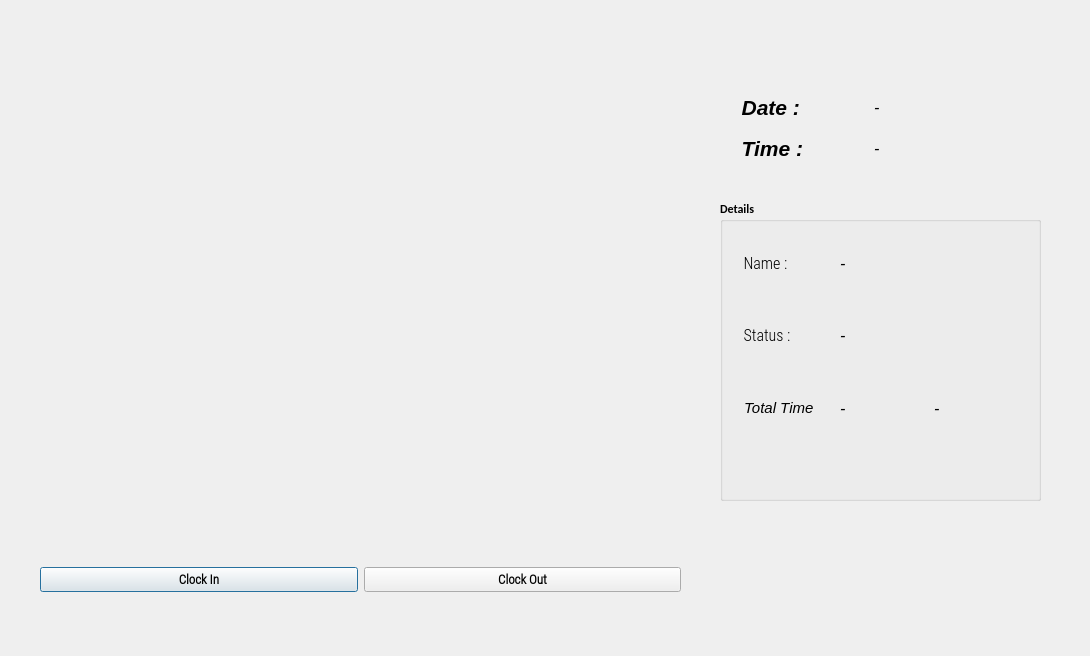
<?xml version="1.0" encoding="UTF-8"?>
<ui version="4.0">
 <class>OutputDialog</class>
 <widget class="QDialog" name="OutputDialog">
  <property name="geometry">
   <rect>
    <x>0</x>
    <y>0</y>
    <width>1090</width>
    <height>656</height>
   </rect>
  </property>
  <property name="minimumSize">
   <size>
    <width>0</width>
    <height>0</height>
   </size>
  </property>
  <property name="maximumSize">
   <size>
    <width>1280</width>
    <height>720</height>
   </size>
  </property>
  <property name="font">
   <font>
    <family>Calibri</family>
    <weight>75</weight>
    <bold>true</bold>
   </font>
  </property>
  <property name="windowTitle">
   <string>Face Recognition Attendance App</string>
  </property>
  <property name="windowIcon">
   <iconset resource="resource.qrc">
    <normaloff>:/icon/icon.png</normaloff>:/icon/icon.png</iconset>
  </property>
  <property name="styleSheet">
   <string notr="true">background-image: url(:/logo/IMG_7391.jpg);</string>
  </property>
  <widget class="QLabel" name="imgLabel">
   <property name="geometry">
    <rect>
     <x>40</x>
     <y>30</y>
     <width>640</width>
     <height>480</height>
    </rect>
   </property>
   <property name="minimumSize">
    <size>
     <width>4</width>
     <height>0</height>
    </size>
   </property>
   <property name="maximumSize">
    <size>
     <width>640</width>
     <height>480</height>
    </size>
   </property>
   <property name="styleSheet">
    <string notr="true">background-image: url(:/logo/xbsfzsltjksfompa.jpg);</string>
   </property>
   <property name="text">
    <string/>
   </property>
  </widget>
  <widget class="QWidget" name="horizontalLayoutWidget">
   <property name="geometry">
    <rect>
     <x>40</x>
     <y>540</y>
     <width>641</width>
     <height>80</height>
    </rect>
   </property>
   <layout class="QHBoxLayout" name="horizontalLayout">
    <item>
     <widget class="QPushButton" name="ClockInButton">
      <property name="font">
       <font>
        <family>Roboto Condensed Light</family>
        <pointsize>10</pointsize>
        <weight>75</weight>
        <bold>true</bold>
       </font>
      </property>
      <property name="styleSheet">
       <string notr="true">background-image: url(:/logo/back1.png);</string>
      </property>
      <property name="text">
       <string>Clock In</string>
      </property>
      <property name="checkable">
       <bool>true</bool>
      </property>
     </widget>
    </item>
    <item>
     <widget class="QPushButton" name="ClockOutButton">
      <property name="font">
       <font>
        <family>Roboto Condensed Light</family>
        <pointsize>10</pointsize>
        <weight>75</weight>
        <bold>true</bold>
       </font>
      </property>
      <property name="styleSheet">
       <string notr="true">background-image: url(:/logo/back1.png);</string>
      </property>
      <property name="text">
       <string>Clock Out</string>
      </property>
      <property name="checkable">
       <bool>true</bool>
      </property>
     </widget>
    </item>
   </layout>
  </widget>
  <widget class="QWidget" name="gridLayoutWidget">
   <property name="geometry">
    <rect>
     <x>730</x>
     <y>90</y>
     <width>281</width>
     <height>75</height>
    </rect>
   </property>
   <layout class="QGridLayout" name="gridLayout_2">
    <item row="0" column="0">
     <widget class="QLabel" name="label">
      <property name="font">
       <font>
        <family>Arial</family>
        <pointsize>16</pointsize>
        <weight>75</weight>
        <italic>true</italic>
        <bold>true</bold>
       </font>
      </property>
      <property name="styleSheet">
       <string notr="true">background-image: url(:/logo/back1.png);</string>
      </property>
      <property name="text">
       <string>  Date :</string>
      </property>
     </widget>
    </item>
    <item row="0" column="1">
     <widget class="QLabel" name="Date_Label">
      <property name="font">
       <font>
        <family>Arial</family>
        <pointsize>12</pointsize>
        <weight>50</weight>
        <italic>true</italic>
        <bold>false</bold>
       </font>
      </property>
      <property name="styleSheet">
       <string notr="true">background-image: url(:/logo/back1.png);</string>
      </property>
      <property name="text">
       <string>-</string>
      </property>
     </widget>
    </item>
    <item row="1" column="0">
     <widget class="QLabel" name="label_2">
      <property name="font">
       <font>
        <family>Arial</family>
        <pointsize>16</pointsize>
        <weight>75</weight>
        <italic>true</italic>
        <bold>true</bold>
       </font>
      </property>
      <property name="styleSheet">
       <string notr="true">background-image: url(:/logo/back1.png);</string>
      </property>
      <property name="text">
       <string>  Time :</string>
      </property>
     </widget>
    </item>
    <item row="1" column="1">
     <widget class="QLabel" name="Time_Label">
      <property name="font">
       <font>
        <family>Arial</family>
        <pointsize>12</pointsize>
        <weight>50</weight>
        <italic>true</italic>
        <bold>false</bold>
       </font>
      </property>
      <property name="styleSheet">
       <string notr="true">background-image: url(:/logo/back1.png);</string>
      </property>
      <property name="text">
       <string>-</string>
      </property>
     </widget>
    </item>
   </layout>
  </widget>
  <widget class="QGroupBox" name="groupBox">
   <property name="geometry">
    <rect>
     <x>720</x>
     <y>200</y>
     <width>321</width>
     <height>301</height>
    </rect>
   </property>
   <property name="styleSheet">
    <string notr="true">background-image: url(:/logo/IMG-7395.JPG);</string>
   </property>
   <property name="title">
    <string>Details</string>
   </property>
   <widget class="QWidget" name="verticalLayoutWidget">
    <property name="geometry">
     <rect>
      <x>20</x>
      <y>30</y>
      <width>151</width>
      <height>211</height>
     </rect>
    </property>
    <layout class="QVBoxLayout" name="verticalLayout">
     <item>
      <widget class="QLabel" name="label_3">
       <property name="font">
        <font>
         <family>Roboto Condensed Light</family>
         <pointsize>12</pointsize>
         <weight>50</weight>
         <bold>false</bold>
        </font>
       </property>
       <property name="styleSheet">
        <string notr="true">background-image: url(:/logo/back1.png);</string>
       </property>
       <property name="text">
        <string> Name : </string>
       </property>
      </widget>
     </item>
     <item>
      <widget class="QLabel" name="label_4">
       <property name="font">
        <font>
         <family>Roboto Condensed Light</family>
         <pointsize>12</pointsize>
         <weight>50</weight>
         <bold>false</bold>
        </font>
       </property>
       <property name="styleSheet">
        <string notr="true">background-image: url(:/logo/back1.png);</string>
       </property>
       <property name="text">
        <string> Status :</string>
       </property>
      </widget>
     </item>
     <item>
      <widget class="QLabel" name="label_5">
       <property name="font">
        <font>
         <family>Arial</family>
         <pointsize>11</pointsize>
         <weight>50</weight>
         <italic>true</italic>
         <bold>false</bold>
        </font>
       </property>
       <property name="styleSheet">
        <string notr="true">background-image: url(:/logo/back1.png);</string>
       </property>
       <property name="text">
        <string> Total Time</string>
       </property>
      </widget>
     </item>
    </layout>
   </widget>
   <widget class="QWidget" name="verticalLayoutWidget_2">
    <property name="geometry">
     <rect>
      <x>120</x>
      <y>30</y>
      <width>181</width>
      <height>211</height>
     </rect>
    </property>
    <layout class="QVBoxLayout" name="verticalLayout_2">
     <item>
      <widget class="QLabel" name="NameLabel">
       <property name="font">
        <font>
         <family>Arial</family>
         <pointsize>12</pointsize>
         <weight>50</weight>
         <italic>true</italic>
         <bold>false</bold>
        </font>
       </property>
       <property name="styleSheet">
        <string notr="true">background-image: url(:/logo/back1.png);</string>
       </property>
       <property name="text">
        <string>-</string>
       </property>
      </widget>
     </item>
     <item>
      <widget class="QLabel" name="StatusLabel">
       <property name="font">
        <font>
         <family>Arial</family>
         <pointsize>12</pointsize>
         <weight>50</weight>
         <italic>true</italic>
         <bold>false</bold>
        </font>
       </property>
       <property name="styleSheet">
        <string notr="true">background-image: url(:/logo/back1.png);</string>
       </property>
       <property name="text">
        <string>-</string>
       </property>
      </widget>
     </item>
     <item>
      <layout class="QHBoxLayout" name="horizontalLayout_2">
       <item>
        <widget class="QLabel" name="HoursLabel">
         <property name="font">
          <font>
           <family>Arial</family>
           <pointsize>12</pointsize>
           <weight>50</weight>
           <italic>true</italic>
           <bold>false</bold>
          </font>
         </property>
         <property name="styleSheet">
          <string notr="true">background-image: url(:/logo/back1.png);</string>
         </property>
         <property name="text">
          <string>-</string>
         </property>
        </widget>
       </item>
       <item>
        <widget class="QLabel" name="MinLabel">
         <property name="font">
          <font>
           <family>Arial</family>
           <pointsize>12</pointsize>
           <weight>50</weight>
           <italic>true</italic>
           <bold>false</bold>
          </font>
         </property>
         <property name="styleSheet">
          <string notr="true">background-image: url(:/logo/back1.png);</string>
         </property>
         <property name="text">
          <string>-</string>
         </property>
        </widget>
       </item>
      </layout>
     </item>
    </layout>
   </widget>
  </widget>
 </widget>
 <resources>
  <include location="resource.qrc"/>
 </resources>
 <connections/>
</ui>
